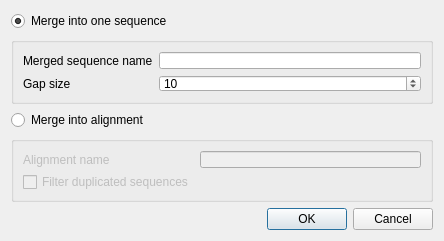
<?xml version="1.0" encoding="UTF-8"?>
<ui version="4.0">
 <class>SequeceActionDialog</class>
 <widget class="QDialog" name="SequeceActionDialog">
  <property name="geometry">
   <rect>
    <x>0</x>
    <y>0</y>
    <width>444</width>
    <height>241</height>
   </rect>
  </property>
  <property name="sizePolicy">
   <sizepolicy hsizetype="Preferred" vsizetype="Preferred">
    <horstretch>0</horstretch>
    <verstretch>0</verstretch>
   </sizepolicy>
  </property>
  <property name="minimumSize">
   <size>
    <width>0</width>
    <height>241</height>
   </size>
  </property>
  <property name="maximumSize">
   <size>
    <width>16777215</width>
    <height>241</height>
   </size>
  </property>
  <property name="windowTitle">
   <string>New Sequence Action</string>
  </property>
  <layout class="QVBoxLayout" name="verticalLayout_3">
   <item>
    <layout class="QVBoxLayout" name="verticalLayout">
     <item>
      <widget class="QRadioButton" name="mergeSeqButton">
       <property name="text">
        <string>Merge into one sequence</string>
       </property>
       <property name="checked">
        <bool>true</bool>
       </property>
       <attribute name="buttonGroup">
        <string>buttonGroup</string>
       </attribute>
      </widget>
     </item>
     <item>
      <widget class="QGroupBox" name="groupBox">
       <property name="title">
        <string/>
       </property>
       <property name="flat">
        <bool>false</bool>
       </property>
       <layout class="QGridLayout" name="gridLayout">
        <item row="0" column="0">
         <widget class="QLabel" name="label">
          <property name="text">
           <string>Merged sequence name</string>
          </property>
         </widget>
        </item>
        <item row="0" column="1">
         <widget class="QLineEdit" name="seqNameEdit"/>
        </item>
        <item row="1" column="0">
         <widget class="QLabel" name="label_2">
          <property name="text">
           <string>Gap size</string>
          </property>
         </widget>
        </item>
        <item row="1" column="1">
         <widget class="QSpinBox" name="gapSpinBox">
          <property name="minimum">
           <number>0</number>
          </property>
          <property name="maximum">
           <number>1000000</number>
          </property>
          <property name="value">
           <number>10</number>
          </property>
         </widget>
        </item>
       </layout>
      </widget>
     </item>
    </layout>
   </item>
   <item>
    <layout class="QVBoxLayout" name="verticalLayout_2">
     <item>
      <widget class="QRadioButton" name="intoMsaButton">
       <property name="text">
        <string>Merge into alignment</string>
       </property>
       <attribute name="buttonGroup">
        <string>buttonGroup</string>
       </attribute>
      </widget>
     </item>
     <item>
      <widget class="QGroupBox" name="groupBox_2">
       <property name="enabled">
        <bool>false</bool>
       </property>
       <property name="title">
        <string/>
       </property>
       <layout class="QGridLayout" name="gridLayout_2">
        <item row="0" column="0">
         <widget class="QLabel" name="label_3">
          <property name="text">
           <string>Alignment name</string>
          </property>
         </widget>
        </item>
        <item row="0" column="1">
         <widget class="QLineEdit" name="msaNameEdit"/>
        </item>
        <item row="1" column="0">
         <widget class="QCheckBox" name="filterBox">
          <property name="text">
           <string>Filter duplicated sequences</string>
          </property>
         </widget>
        </item>
       </layout>
      </widget>
     </item>
    </layout>
   </item>
   <item>
    <widget class="QDialogButtonBox" name="buttonBox">
     <property name="orientation">
      <enum>Qt::Horizontal</enum>
     </property>
     <property name="standardButtons">
      <set>QDialogButtonBox::Cancel|QDialogButtonBox::Ok</set>
     </property>
    </widget>
   </item>
  </layout>
 </widget>
 <resources/>
 <connections>
  <connection>
   <sender>buttonBox</sender>
   <signal>accepted()</signal>
   <receiver>SequeceActionDialog</receiver>
   <slot>accept()</slot>
   <hints>
    <hint type="sourcelabel">
     <x>248</x>
     <y>254</y>
    </hint>
    <hint type="destinationlabel">
     <x>157</x>
     <y>274</y>
    </hint>
   </hints>
  </connection>
  <connection>
   <sender>buttonBox</sender>
   <signal>rejected()</signal>
   <receiver>SequeceActionDialog</receiver>
   <slot>reject()</slot>
   <hints>
    <hint type="sourcelabel">
     <x>316</x>
     <y>260</y>
    </hint>
    <hint type="destinationlabel">
     <x>286</x>
     <y>274</y>
    </hint>
   </hints>
  </connection>
  <connection>
   <sender>mergeSeqButton</sender>
   <signal>toggled(bool)</signal>
   <receiver>groupBox</receiver>
   <slot>setEnabled(bool)</slot>
   <hints>
    <hint type="sourcelabel">
     <x>61</x>
     <y>33</y>
    </hint>
    <hint type="destinationlabel">
     <x>63</x>
     <y>72</y>
    </hint>
   </hints>
  </connection>
  <connection>
   <sender>intoMsaButton</sender>
   <signal>toggled(bool)</signal>
   <receiver>groupBox_2</receiver>
   <slot>setEnabled(bool)</slot>
   <hints>
    <hint type="sourcelabel">
     <x>201</x>
     <y>54</y>
    </hint>
    <hint type="destinationlabel">
     <x>207</x>
     <y>109</y>
    </hint>
   </hints>
  </connection>
 </connections>
 <buttongroups>
  <buttongroup name="buttonGroup"/>
 </buttongroups>
</ui>
